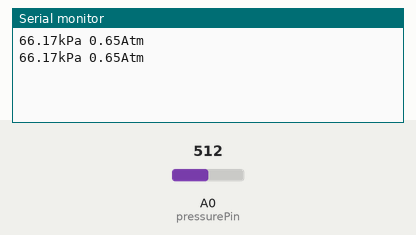
Simulated run of this sketch. Board: Arduino Uno, built with avr-gcc and run on an emulated ATmega328P. Parts: the last lines printed to the serial monitor. Inputs (shaded band) come from the test bench; at power-on: A0 (pressurePin) = 512.

Above: at 1.8 s.
1.9 s: A0 (pressurePin) set to 716
At 2.8 s:
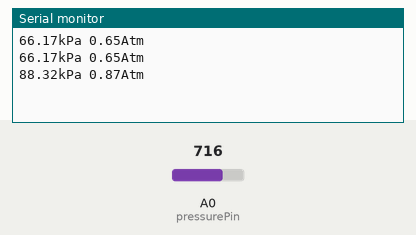
3.4 s: A0 (pressurePin) set to 900
At 4.6 s:
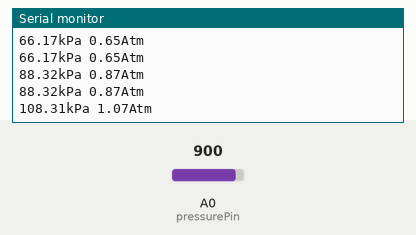
Timing chart, 0 to 6.4 s (numbered marks = the images above; inputs shaded):
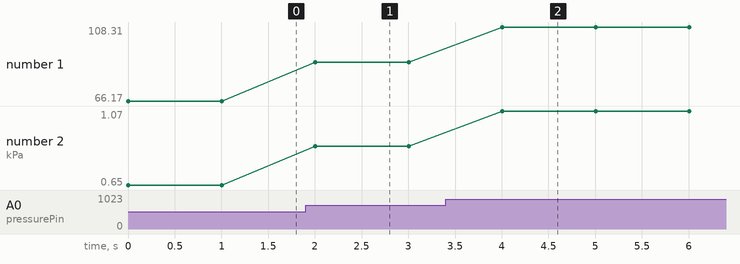

The sketch:

Barometric_Pressure_Sensor.ino
```cpp
#define kpa2atm 0.00986923267


// pin defs
int pressurePin = 0;

// variables
int val;
float pkPa; // pressure in kPa
float pAtm; // pressure in Atm

unsigned long time;


void setup()
{
  Serial.begin(9600);

}

void loop()
{

  /* get the pressure */
  val = analogRead(pressurePin);
  pkPa = ((float)val/(float)1023+0.095)/0.009;
  pAtm = kpa2atm*pkPa;


  /* send pressure to serial port */
  Serial.print(pkPa);
  Serial.print("kPa ");
  Serial.print(pAtm);
  Serial.println("Atm ");
  delay(1000);
}
```

Measured:
- after the input at 1.9 s, the serial monitor: prints a new line after 0.10 s (image 1)
- after the input at 3.4 s, the serial monitor: prints a new line after 0.60 s (image 2)
- plotted number 1: 66.17 → 88.32 after the input at 1.9 s, 88.32 → 108.31 after the input at 3.4 s
- plotted number 2: 0.65 → 0.87 after the input at 1.9 s, 0.87 → 1.07 after the input at 3.4 s
